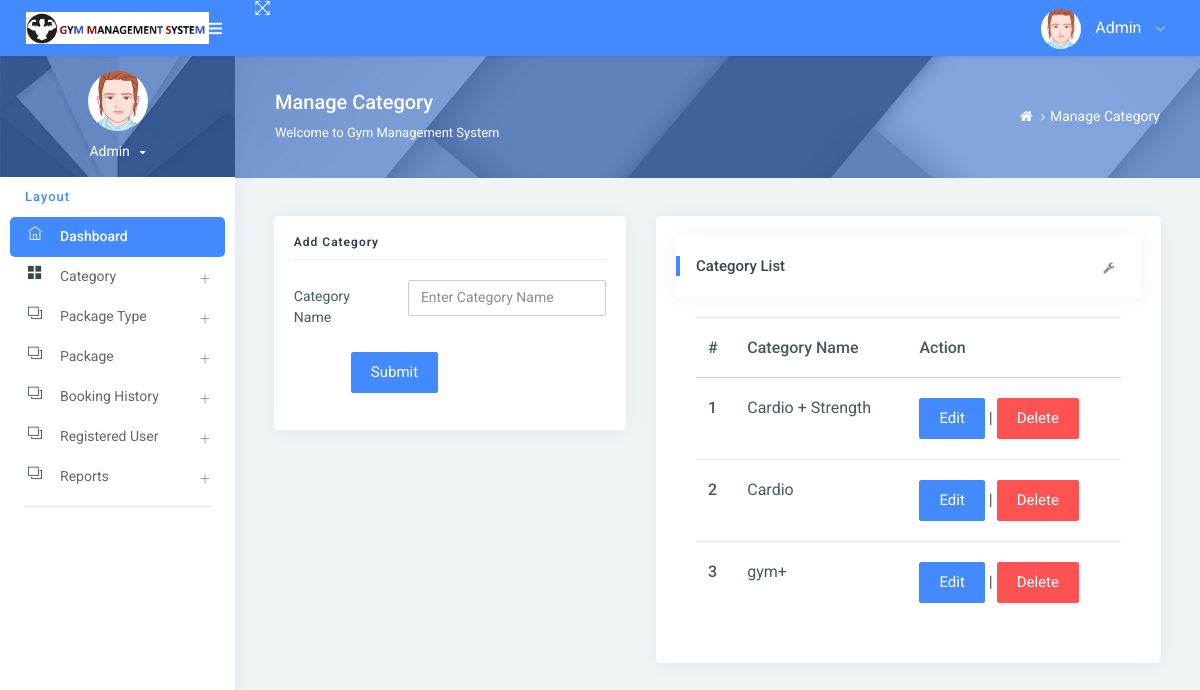
The app's page /manageCategory/ (signed in) with its own data.
### gym/models.py (models this page shows, shortened)
class Category(models.Model):
    categoryname = models.CharField(max_length=200, null=True)
    status = models.CharField(max_length=300, null=True)
    creationdate = models.DateTimeField(auto_now_add=True)

### gym/views.py (the view)
# urls.py: path('manageCategory/', manageCategory, name='manageCategory'),
def manageCategory(request):
    if not request.user.is_authenticated:
        return redirect('admin_login')
    category = Category.objects.all()
    try:
        if request.method == "POST":
            categoryname = request.POST['categoryname']
            try:
                Category.objects.create(categoryname=categoryname)
                error = "no"
            except:
                error = "yes"
    except:
        pass
    return render(request, 'admin/manageCategory.html', locals())

### gym/templates/admin/manageCategory.html (shortened to what this page needs)
{% extends 'admin_base.html' %}
{% load static %}
{% block main %}
<div class="page-header">
    <div class="page-block">
        <div class="row align-items-center">
            <div class="col-md-8">
                <div class="page-header-title">
                    <h5 class="m-b-10">Manage Category</h5>
                    <p class="m-b-0">Welcome to Gym Management System</p>
                </div>
            </div>
            <div class="col-md-4">
                <ul class="breadcrumb-title">
                    <li class="breadcrumb-item">
                        <a href="{% url 'admin_home' %}"> <i class="fa fa-home"></i> </a>
                    </li>
                    <li class="breadcrumb-item"><a href="">Manage Category</a>
                    </li>
                </ul>
            </div>
        </div>
    </div>
</div>
<div class="pcoded-inner-content">
    <div class="main-body">
        <div class="page-wrapper">
            <div class="page-body">
                <div class="row">
                    <div class="col-sm-5">
                        <div class="card">
                            <div class="card-block">
                                <h4 class="sub-title">Add Category</h4>
                                <form method="post">
                                    <div class="form-group row">
                                        <label class="col-sm-4 col-form-label">Category Name</label>
                                        <div class="col-sm-8">
                                            <input type="text" name="categoryname" placeholder="Enter Category Name"
                                                   class="form-control" required>
                                        </div>
                                    </div>
                                    <div class="form-group row">
                                        <label class="col-sm-2 col-form-label"></label>
                                        <div class="col-sm-10">
                                            <input type="submit" class="btn btn-primary" value="Submit">
                                        </div>
                                    </div>
                                </form>
                            </div>
                        </div>
                    </div>
                    <div class="col-md-7">
                        <div class="card">
                            <div class="card-block">
                                <div class="card-header">
                                    <h5>Category List</h5>
                                    <div class="card-header-right">
                                        <ul class="list-unstyled card-option">
                                            <li><i class="fa fa fa-wrench open-card-option"></i></li>
                                        </ul>
                                    </div>
                                </div>
                                <div class="card-block table-border-style">
                                    <div class="table-responsive">
                                        <table class="table">
                                            <thead>
                                            <tr>
                                                <th>#</th>
                                                <th>Category Name</th>
                                                <th>Action</th>
                                            </tr>
                                            </thead>
                                            <tbody>
                                            {% for i in category %}
                                            <tr>
                                                <th scope="row">{{forloop.counter}}</th>
                                                <td>{{i.categoryname}}</td>
                                                <td><a href="{% url 'editCategory' i.id %}" class="btn btn-primary">Edit</a> |
                                                    <a href="{% url 'deleteCategory' i.id %}"
                                                       onclick="return confirm('Are you sure to Delete')"
                                                       class="btn btn-danger">Delete</a></td>
                                            </tr>
                                            {% endfor %}
                                            </tbody>
                                        </table>
                                    </div>
                                </div>
                            </div>
                        </div>
                    </div>
                </div>
            </div>
        </div>
    </div>
</div>
{% endblock %}

### records on screen
Category: categoryname "Cardio + Strength"
Category: categoryname "Cardio"
Category: categoryname "gym+"
